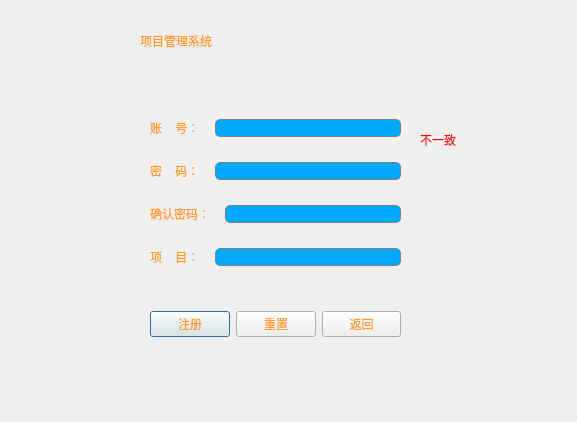
<?xml version="1.0" encoding="UTF-8"?>
<ui version="4.0">
 <class>Register</class>
 <widget class="QDialog" name="Register">
  <property name="geometry">
   <rect>
    <x>0</x>
    <y>0</y>
    <width>577</width>
    <height>422</height>
   </rect>
  </property>
  <property name="minimumSize">
   <size>
    <width>577</width>
    <height>422</height>
   </size>
  </property>
  <property name="maximumSize">
   <size>
    <width>577</width>
    <height>422</height>
   </size>
  </property>
  <property name="windowTitle">
   <string>Dialog</string>
  </property>
  <property name="styleSheet">
   <string notr="true">color: rgb(255, 154, 38);
background-image: url(:/resource/photo/Resource/2.jpg);</string>
  </property>
  <widget class="QLabel" name="label">
   <property name="geometry">
    <rect>
     <x>140</x>
     <y>20</y>
     <width>311</width>
     <height>41</height>
    </rect>
   </property>
   <property name="styleSheet">
    <string notr="true">font: 35pt &quot;新宋体&quot;;
</string>
   </property>
   <property name="text">
    <string>项目管理系统</string>
   </property>
  </widget>
  <widget class="QLabel" name="label_9">
   <property name="geometry">
    <rect>
     <x>420</x>
     <y>130</y>
     <width>54</width>
     <height>20</height>
    </rect>
   </property>
   <property name="styleSheet">
    <string notr="true">color:rgb(255, 0, 0);
background:transparent;
font: 12pt &quot;仿宋&quot;;</string>
   </property>
   <property name="text">
    <string>不一致</string>
   </property>
  </widget>
  <widget class="QWidget" name="layoutWidget">
   <property name="geometry">
    <rect>
     <x>150</x>
     <y>100</y>
     <width>251</width>
     <height>261</height>
    </rect>
   </property>
   <layout class="QVBoxLayout" name="verticalLayout">
    <item>
     <layout class="QHBoxLayout" name="horizontalLayout">
      <property name="spacing">
       <number>15</number>
      </property>
      <item>
       <widget class="QLabel" name="label_2">
        <property name="styleSheet">
         <string notr="true">font: 12pt &quot;仿宋&quot;;</string>
        </property>
        <property name="text">
         <string>账    号：</string>
        </property>
       </widget>
      </item>
      <item>
       <widget class="QLineEdit" name="lineEdit_accout">
        <property name="styleSheet">
         <string notr="true">border: 1px solid gray;border-radius:5px; 
padding: 0px 10px 0px 10px;
font: 12pt &quot;仿宋&quot;;
background:rgb(0, 170, 255);
selection-background-color: darkgray;
</string>
        </property>
       </widget>
      </item>
     </layout>
    </item>
    <item>
     <layout class="QHBoxLayout" name="horizontalLayout_2">
      <property name="spacing">
       <number>15</number>
      </property>
      <item>
       <widget class="QLabel" name="label_3">
        <property name="styleSheet">
         <string notr="true">font: 12pt &quot;仿宋&quot;;</string>
        </property>
        <property name="text">
         <string>密    码：</string>
        </property>
       </widget>
      </item>
      <item>
       <widget class="QLineEdit" name="lineEdit_Passwword">
        <property name="styleSheet">
         <string notr="true">border: 1px solid gray;border-radius:5px; 
padding: 0px 10px 0px 10px;
font: 12pt &quot;仿宋&quot;;
background:rgb(0, 170, 255);
selection-background-color: darkgray;
</string>
        </property>
        <property name="echoMode">
         <enum>QLineEdit::Password</enum>
        </property>
       </widget>
      </item>
     </layout>
    </item>
    <item>
     <layout class="QHBoxLayout" name="horizontalLayout_3">
      <property name="spacing">
       <number>15</number>
      </property>
      <item>
       <widget class="QLabel" name="label_4">
        <property name="styleSheet">
         <string notr="true">font: 12pt &quot;仿宋&quot;;</string>
        </property>
        <property name="text">
         <string>确认密码：</string>
        </property>
       </widget>
      </item>
      <item>
       <widget class="QLineEdit" name="lineEdit_ConfirmPassword">
        <property name="styleSheet">
         <string notr="true">border: 1px solid gray;border-radius:5px; 
padding: 0px 10px 0px 10px;
font: 12pt &quot;仿宋&quot;;
background:rgb(0, 170, 255);
selection-background-color: darkgray;
</string>
        </property>
        <property name="echoMode">
         <enum>QLineEdit::Password</enum>
        </property>
       </widget>
      </item>
     </layout>
    </item>
    <item>
     <layout class="QHBoxLayout" name="horizontalLayout_4">
      <property name="spacing">
       <number>15</number>
      </property>
      <item>
       <widget class="QLabel" name="label_8">
        <property name="styleSheet">
         <string notr="true">font: 12pt &quot;仿宋&quot;;</string>
        </property>
        <property name="text">
         <string>项    目：</string>
        </property>
       </widget>
      </item>
      <item>
       <widget class="QLineEdit" name="lineEdit_name">
        <property name="styleSheet">
         <string notr="true">border: 1px solid gray;border-radius:5px; 
padding: 0px 10px 0px 10px;
font: 12pt &quot;仿宋&quot;;
background:rgb(0, 170, 255);
selection-background-color: darkgray;
</string>
        </property>
       </widget>
      </item>
     </layout>
    </item>
    <item>
     <spacer name="verticalSpacer">
      <property name="sizeType">
       <enum>QSizePolicy::Fixed</enum>
      </property>
      <property name="sizeHint" stdset="0">
       <size>
        <width>10</width>
        <height>20</height>
       </size>
      </property>
     </spacer>
    </item>
    <item>
     <layout class="QHBoxLayout" name="horizontalLayout_9">
      <item>
       <widget class="QPushButton" name="pushButton_register">
        <property name="styleSheet">
         <string notr="true">font: 12pt &quot;仿宋&quot;;</string>
        </property>
        <property name="text">
         <string>注册</string>
        </property>
       </widget>
      </item>
      <item>
       <widget class="QPushButton" name="pushButton_reset">
        <property name="styleSheet">
         <string notr="true">font: 12pt &quot;仿宋&quot;;</string>
        </property>
        <property name="text">
         <string>重置</string>
        </property>
       </widget>
      </item>
      <item>
       <widget class="QPushButton" name="pushButton_back">
        <property name="styleSheet">
         <string notr="true">font: 12pt &quot;仿宋&quot;;</string>
        </property>
        <property name="text">
         <string>返回</string>
        </property>
       </widget>
      </item>
     </layout>
    </item>
   </layout>
  </widget>
  <zorder>layoutWidget</zorder>
  <zorder>label</zorder>
  <zorder>label_9</zorder>
 </widget>
 <resources/>
 <connections>
  <connection>
   <sender>pushButton_back</sender>
   <signal>clicked()</signal>
   <receiver>lineEdit_ConfirmPassword</receiver>
   <slot>clear()</slot>
   <hints>
    <hint type="sourcelabel">
     <x>299</x>
     <y>296</y>
    </hint>
    <hint type="destinationlabel">
     <x>276</x>
     <y>126</y>
    </hint>
   </hints>
  </connection>
  <connection>
   <sender>pushButton_back</sender>
   <signal>clicked()</signal>
   <receiver>lineEdit_name</receiver>
   <slot>clear()</slot>
   <hints>
    <hint type="sourcelabel">
     <x>290</x>
     <y>291</y>
    </hint>
    <hint type="destinationlabel">
     <x>286</x>
     <y>159</y>
    </hint>
   </hints>
  </connection>
  <connection>
   <sender>pushButton_reset</sender>
   <signal>clicked()</signal>
   <receiver>lineEdit_accout</receiver>
   <slot>clear()</slot>
   <hints>
    <hint type="sourcelabel">
     <x>225</x>
     <y>310</y>
    </hint>
    <hint type="destinationlabel">
     <x>195</x>
     <y>75</y>
    </hint>
   </hints>
  </connection>
  <connection>
   <sender>pushButton_reset</sender>
   <signal>clicked()</signal>
   <receiver>lineEdit_ConfirmPassword</receiver>
   <slot>clear()</slot>
   <hints>
    <hint type="sourcelabel">
     <x>225</x>
     <y>310</y>
    </hint>
    <hint type="destinationlabel">
     <x>189</x>
     <y>133</y>
    </hint>
   </hints>
  </connection>
  <connection>
   <sender>pushButton_back</sender>
   <signal>clicked()</signal>
   <receiver>lineEdit_accout</receiver>
   <slot>clear()</slot>
   <hints>
    <hint type="sourcelabel">
     <x>264</x>
     <y>302</y>
    </hint>
    <hint type="destinationlabel">
     <x>262</x>
     <y>79</y>
    </hint>
   </hints>
  </connection>
  <connection>
   <sender>pushButton_reset</sender>
   <signal>clicked()</signal>
   <receiver>lineEdit_Passwword</receiver>
   <slot>clear()</slot>
   <hints>
    <hint type="sourcelabel">
     <x>225</x>
     <y>310</y>
    </hint>
    <hint type="destinationlabel">
     <x>173</x>
     <y>98</y>
    </hint>
   </hints>
  </connection>
  <connection>
   <sender>pushButton_back</sender>
   <signal>clicked()</signal>
   <receiver>lineEdit_Passwword</receiver>
   <slot>clear()</slot>
   <hints>
    <hint type="sourcelabel">
     <x>300</x>
     <y>301</y>
    </hint>
    <hint type="destinationlabel">
     <x>296</x>
     <y>103</y>
    </hint>
   </hints>
  </connection>
  <connection>
   <sender>pushButton_reset</sender>
   <signal>clicked()</signal>
   <receiver>lineEdit_name</receiver>
   <slot>clear()</slot>
   <hints>
    <hint type="sourcelabel">
     <x>225</x>
     <y>310</y>
    </hint>
    <hint type="destinationlabel">
     <x>225</x>
     <y>158</y>
    </hint>
   </hints>
  </connection>
 </connections>
</ui>
